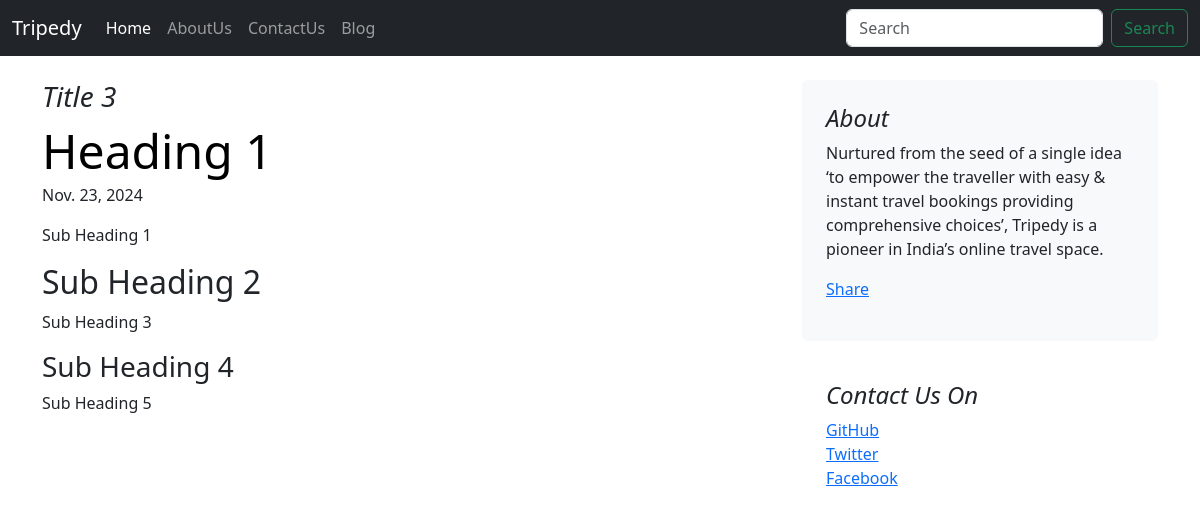
The page /blog/blogpost/1 on the database its author committed.
### blog/models.py (models this page shows)
class Blogpost(models.Model):
    post_id = models.AutoField(primary_key=True)
    title = models.CharField(max_length=50)
    heading = models.CharField(max_length=500, default="")
    conheading = models.CharField(max_length=500,default="")
    subheading1 = models.CharField(max_length=500, default="")
    consubheading1 = models.CharField(max_length=5000, default="")
    subheading2 = models.CharField(max_length=500, default="")
    consubheading2 = models.CharField(max_length=5000, default="")
    pub_date = models.DateField()
    thumbnail = models.ImageField(upload_to="tourpackage/images", default="")
    def __str__(self):
        return self.title

### blog/views.py (the view)
# urls.py: path('blogpost/<int:id>', views.blogpost, name='blogPost'),
def blogpost(request, id):
    post = Blogpost.objects.filter(post_id = id)[0]
    print(post)
    return render(request, 'blog/blogpost.html', {'post': post})

### blog/templates/blog/blogpost.html (shortened to what this page needs)
{% extends 'blog/basic.html' %}
{% block body %}
<div class="container">
<div class="row mt-4">
    <div class="col-md-8">
      <h3 class="fst-italic">
        {{post.title}}
      </h3>
      <article class="blog-post">
        <h2 class="display-5 link-body-emphasis mb-1">{{post.heading}}</h2>
        <p class="blog-post-meta">{{post.pub_date}}</p>
        <p>{{post.conheading}}</p>
        <h2>{{post.subheading1}}</h2>
        <p>{{post.consubheading1}}</p>
        <h3>{{post.subheading2}}</h3>
        <p>{{post.consubheading2}}</p>
      </article>
    </div>
    <div class="col-md-4">
      <div class="position-sticky" style="top: 2rem;">
        <div class="p-4 mb-3 bg-body-tertiary rounded">
          <h4 class="fst-italic">About</h4>
          <p class="mb-0">Nurtured from the seed of a single idea ‘to empower the traveller with easy & instant travel bookings providing comprehensive choices’,
            Tripedy is a pioneer in India’s online travel space.</p>
            <div class="fb-share-button my-3" data-href="http://127.0.0.1:8000/blog/blogpost/{{post.post_id}}" data-layout="" data-size=""><a target="_blank"
              href="https://www.facebook.com/sharer/sharer.php?u=http%3A%2F%2F127.0.0.1%3A8000%2Fblog%2Fblogpost%2F3&amp;src=sdkpreparse" class="fb-xfbml-parse-ignore">Share</a></div>
        </div>
        <div class="p-4">
          <h4 class="fst-italic">Contact Us On</h4>
          <ol class="list-unstyled">
            <li><a href="#">GitHub</a></li>
            <li><a href="#">Twitter</a></li>
            <li><a href="#">Facebook</a></li>
          </ol>
        </div>
      </div>
    </div>
  </div>
</div>
{% endblock %}

### rows shown on the page
Blogpost: title "Title 3", heading "Heading 1", pub_date "Nov. 23, 2024", conheading "Sub Heading 1", subheading1 "Sub Heading 2", consubheading1 "Sub Heading 3", subheading2 "Sub Heading 4", consubheading2 "Sub Heading 5"
